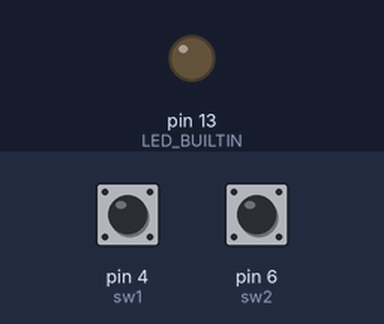
This sketch was run on a simulated Arduino Uno, built with avr-gcc and run on an emulated ATmega328P. On the bench: output pins drawn as LEDs (lit = HIGH). Inputs (shaded band) come from the test bench; at power-on: pin 4 (sw1) HIGH, pin 6 (sw2) HIGH.

Above: at 1.2 s.
1.3 s: pin 4 (sw1) pulled LOW for 3.2 s
At 1.8 s:
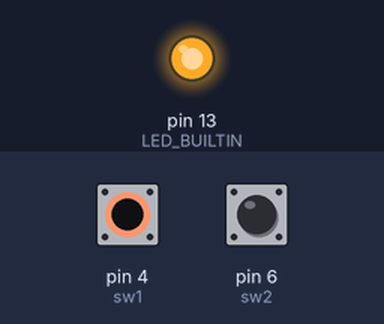
6.8 s: pin 4 (sw1) pulled LOW for 0.15 s
At 9.6 s:
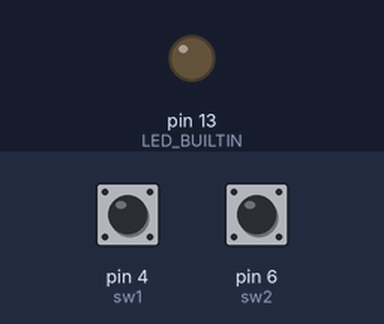
9.9 s: pin 4 (sw1) pulled LOW for 1 s
At 10.8 s:
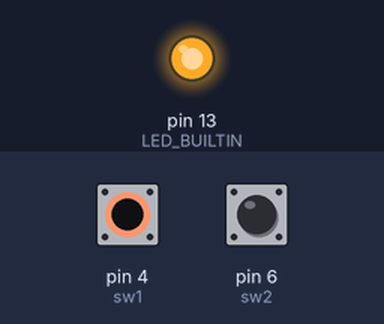
Timing chart, 0 to 13.4 s (numbered marks = the images above; inputs shaded):
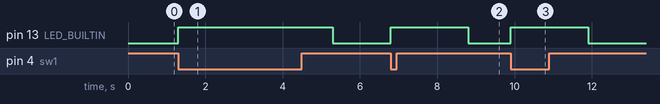

Measured:
- after the input at 1.3 s, pin 13 (LED_BUILTIN): LOW → HIGH at once, → LOW 4.0 s later
- after the input at 6.8 s, pin 13 (LED_BUILTIN): LOW → HIGH at once, → LOW 2.0 s later
- after the input at 9.9 s, pin 13 (LED_BUILTIN): LOW → HIGH at once, → LOW 2.0 s later

The sketch:

sw_csra.ino
```cpp
int sw1=4;
int sw2=6;
void setup() {
 pinMode(sw1, INPUT);
 pinMode(sw2, INPUT);
  pinMode(LED_BUILTIN, OUTPUT);
}


void loop() {
  if(digitalRead(sw1)==0){
  digitalWrite(LED_BUILTIN, HIGH);
  delay(2000);
  digitalWrite(LED_BUILTIN, LOW);
  }
  if(digitalRead(sw2)==0){
  digitalWrite(LED_BUILTIN, HIGH);
  delay(2000);
  digitalWrite(LED_BUILTIN, LOW);
}
}
```
